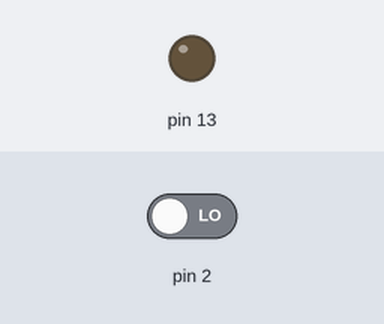
This sketch was run on a simulated Arduino Uno, built with avr-gcc and run on an emulated ATmega328P. Shown: output pins drawn as LEDs (lit = HIGH). The inputs (shaded band) are chosen by the test bench; at power-on: pin 2 LOW.

Above: at 1.2 s.
1.3 s: pin 2 driven HIGH
At 2.5 s:
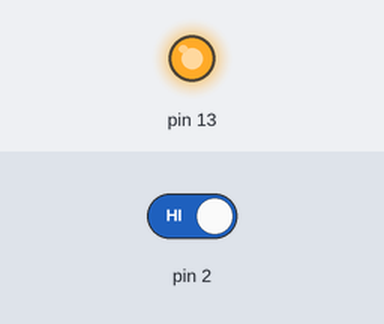
2.8 s: pin 2 driven LOW
At 3.6 s:
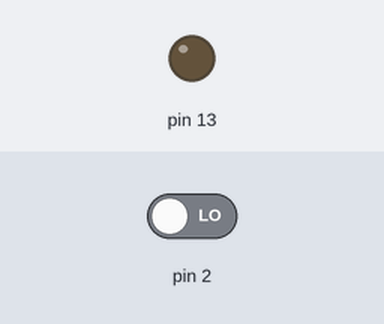
Timing chart, 0 to 5.8 s (numbered marks = the images above; inputs shaded):
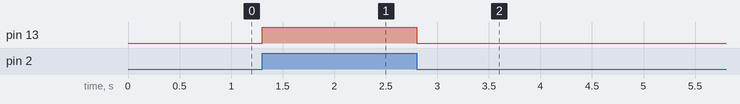

The sketch:

button_echo.ino
```cpp
void setup() {
  pinMode(2, INPUT);
  pinMode(13, OUTPUT);
}

void loop() {
  digitalWrite(13, digitalRead(2));
}
```

Measured:
- after the input at 1.3 s, pin 13: LOW → HIGH at once
- after the input at 2.8 s, pin 13: HIGH → LOW at once
